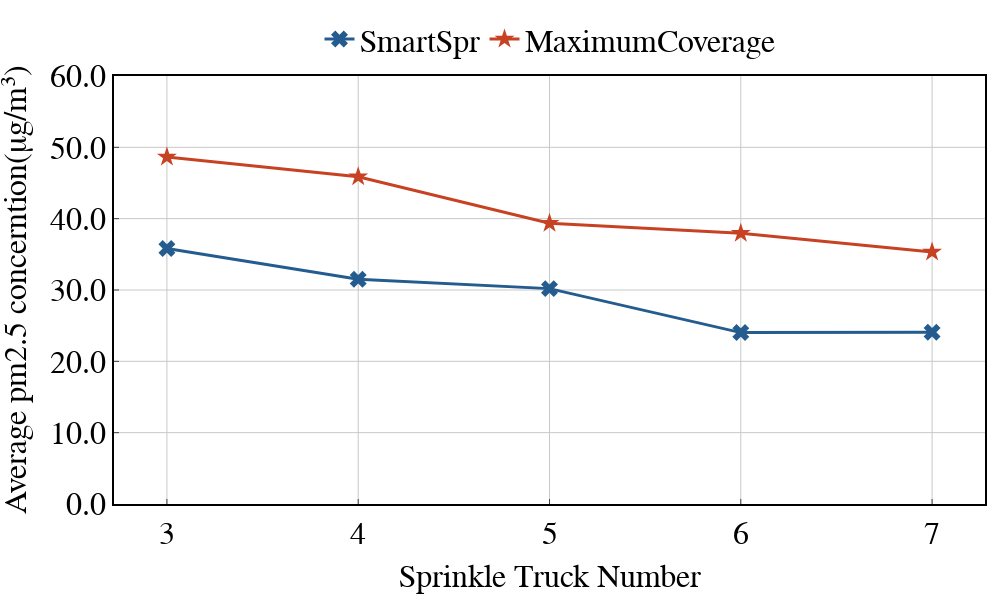

Notebook code cell kept with this figure:
### Code cell
width = 1000
height = 600
linewidth = 3
markersymbol={'FH':4, 'HEUR':17, 'DDRL':2}
markersize = 15
linetype = {'Low':'dot','Medium':'dashdot','High':'solid'}
labels = []
Time_deadline = 5
for i in range(Time_deadline):
    labels.append(int(i + 3))

xtitle = 'Sprinkle Truck Number'
ytitle = 'Average pm2.5 concerntion(μg/m³)'

fig = go.Figure()

fig.add_trace(go.Scatter(x=labels, y=strategy_pm25concentration[0][0:Time_deadline], name='SmartSpr', marker=dict(size=markersize, symbol=markersymbol['FH']),line=dict(color=colors_dict[2], width=linewidth),))
fig.add_trace(go.Scatter(x=labels, y=strategy_pm25concentration[1][0:Time_deadline], name='MaximumCoverage', marker=dict(size=markersize, symbol=markersymbol['HEUR']),line=dict(color=colors_dict[0], width=linewidth),))


fig = line_update_fig(fig, xtitle, ytitle, width=width, height=height)
fig.update_xaxes(title_text=xtitle, 
                title_font=dict(size=25),
                tickfont=dict(size=20),
                tickmode='array',
                tickvals=labels,
                ticktext=[str(label) for label in labels],)
fig.update_yaxes(title_text=ytitle, title_font=dict(size=32),tickfont=dict(size=32))
fig.update_xaxes(title_text=xtitle, title_font=dict(size=32),tickfont=dict(size=32))
fig.update_layout(
    yaxis=dict(range=[0, 60]),
    legend=dict(font=dict(size=32), x=0.5, y=1.15)) # name size
fig.show()

filename = './outputs/png/line_AverageConcention-teamszize34567-linetype.png'
print(filename)
fig.write_image(filename, scale=1)

### Figure 1 — Plotly figure (JSON) as saved in the notebook; plotly's stock layout.template omitted (floating-point values rounded to 4 significant figures)
{"data": [{"line": {"color": "#245C8F", "width": 3}, "marker": {"size": 15, "symbol": 4}, "name": "SmartSpr", "type": "scatter", "x": [3, 4, 5, 6, 7], "y": [35.81, 31.52, 30.19, 24.03, 24.09]}, {"line": {"color": "#C74223", "width": 3}, "marker": {"size": 15, "symbol": 17}, "name": "MaximumCoverage", "type": "scatter", "x": [3, 4, 5, 6, 7], "y": [48.64, 45.86, 39.36, 37.95, 35.32]}], "layout": {"font": {"color": "rgb(0, 0, 0)", "family": "Arial", "size": 30}, "height": 600, "legend": {"font": {"size": 32}, "orientation": "h", "title": {"text": ""}, "x": 0.5, "xanchor": "center", "y": 1.15, "yanchor": "top"}, "margin": {"b": 15, "l": 15, "r": 15, "t": 15}, "plot_bgcolor": "rgb(255,255,255)", "width": 1000, "xaxis": {"gridcolor": "rgb(200, 200, 200)", "linecolor": "rgb(0, 0, 0)", "linewidth": 2, "mirror": true, "showline": true, "tickfont": {"size": 32}, "tickmode": "array", "ticks": "inside", "ticktext": ["3", "4", "5", "6", "7"], "tickvals": [3, 4, 5, 6, 7], "title": {"font": {"size": 32}, "text": "Sprinkle Truck Number"}}, "yaxis": {"gridcolor": "rgb(200, 200, 200)", "linecolor": "rgb(0, 0, 0)", "linewidth": 2, "mirror": true, "range": [0, 60], "showline": true, "tickfont": {"size": 32}, "tickformat": ".1f", "ticks": "inside", "title": {"font": {"size": 32}, "text": "Average pm2.5 concerntion(μg/m³)"}}}}
